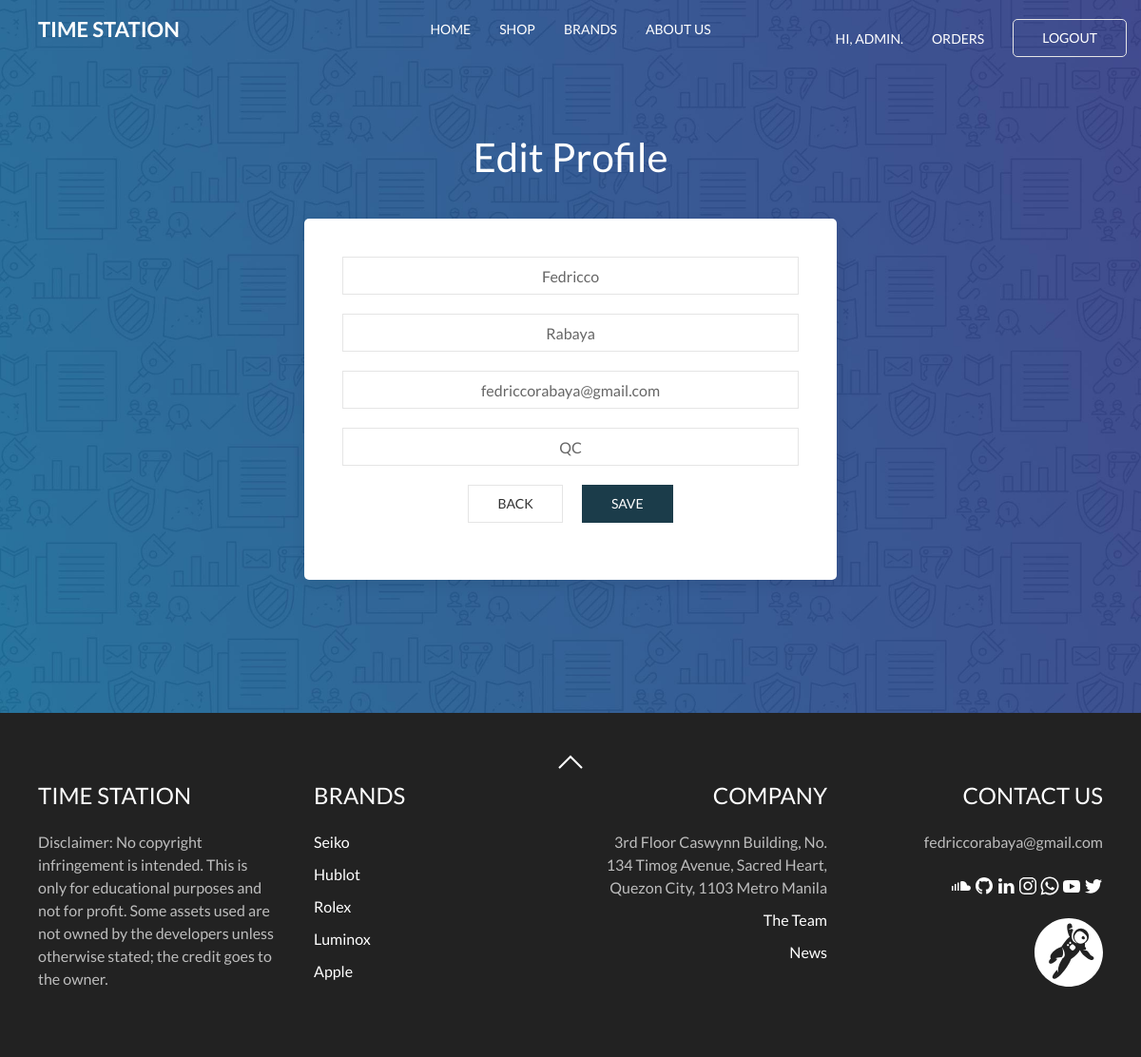
The app's page /edituser.php (signed in) with its own data.
### tables this page shows
CREATE TABLE `accounts` (
  `id` int(11) NOT NULL,
  `name` varchar(255) NOT NULL,
  `username` varchar(255) NOT NULL,
  `email` varchar(255) NOT NULL,
  `password` varchar(255) NOT NULL,
  `type_id` int(11) NOT NULL,
  `last_name` varchar(255) NOT NULL,
  `address` varchar(255) NOT NULL
);

### edituser.php (the view, shortened to what this page needs)
<?php
function display_content(){
	require 'connection.php';
	if (isset($_SESSION['username'])) {
	$user = $_SESSION['username'];
	$sql = "SELECT * FROM accounts WHERE username = '$user'";
	$result	= mysqli_query($conn,$sql);
	$row = mysqli_fetch_assoc($result);
	$id = $row['id'];
	$name = $row['name'];
	$lname = $row['last_name'];
	$address = $row['address'];
	$email = $row['email'];
	echo '<div class="uk-section uk-section-large profile">
    			<div class="uk-container uk-text-center">
			        <div class="uk-panel uk-light uk-margin-medium">
			            <h1>Edit Profile</h1>
			        </div>
			        <div class="uk-grid-match uk-child-width-expand@m" uk-grid>
			            <div>
			                <div class="uk-card uk-card-default uk-card-body uk-width-1-2 uk-align-center uk-border-rounded">';
			                echo "<form action='edituser_endpoint.php?index=$id' method='POST'>";
			                echo "<div class='uk-margin'>
			                    	<input class='uk-input uk-text-center' type='text' name='name' value='$name'>
			                    </div>
			                	<div class='uk-margin'>
			                    	<input class='uk-input uk-text-center' type='text' name='lname' value='$lname'>
			                    </div>
			                	<div class='uk-margin'>
			                    	<input class='uk-input uk-text-center' type='text' name='email' value='$email'>
			                    </div>
			                	<div class='uk-margin'>
			                    	<input class='uk-input uk-text-center' type='text' name='address' value='$address'>
			                    </div>
			                	<div class='uk-margin'>";
			                echo "<a href='userprofile.php'><input type='button' class='uk-button uk-button-default uk-margin-right' value='BACK'></a>";
			                echo "<input type='submit' class='uk-button uk-button-primary thiscolor' value='SAVE'></div></form>";
			                echo '</div>
			                </div>
			            </div>
			        </div>
		    	</div>
		</div>';
	}
}
require "template.php";
?>

### assets/css/style.css (style rules this page uses)
* { margin: 0; padding: 0; box-sizing: border-box; font-family: 'Lato', sans-serif !important; }
.thiscolor { background: #1b3c4a !important; }
.profile { background-image: url("../images/back2.jpg"); background-position: center; background-repeat: no-repeat; background-size: cover; }

### records on screen
accounts: name "Fedricco", lname "Rabaya", email "fedriccorabaya@gmail.com", address "QC"

### other values on screen
$username "ADMIN"
